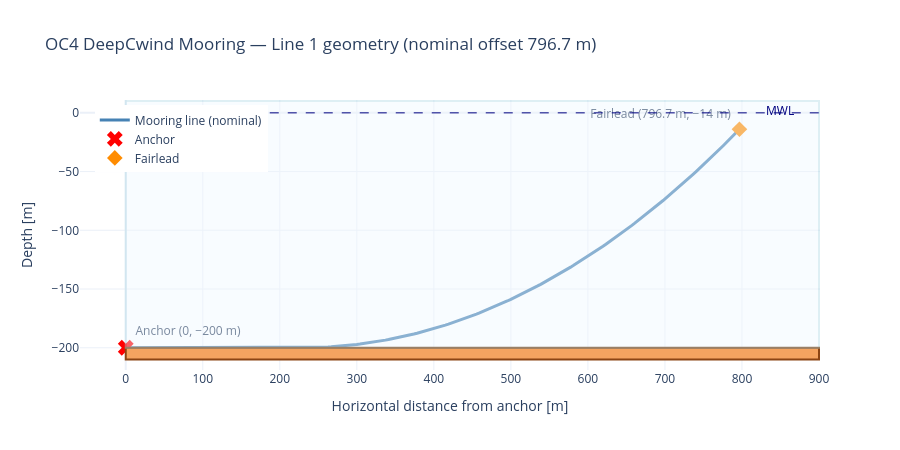

Notebook code cell kept with this figure:
### Markdown cell above
## The OC4 Setup

| Parameter                 | Value     |
| ------------------------- | --------- |
| Water depth               | 200 m     |
| Line length (unstretched) | 835.5 m   |
| Submerged weight          | 1 066 N/m |
| Nominal fairlead offset   | 796.7 m   |

The anchor sits at (0, −200) m; the fairlead at (796.7, −14) m in still water. A portion
of the line rests on the seabed. As touchdown moves, the changing suspended length alters the
line's restoring stiffness.

### Code cell
# §1 — OC4 geometry overview figure
fig_geo = go.Figure()

# Seabed
fig_geo.add_shape(type='rect', x0=0, x1=900, y0=-210, y1=-200,
                  fillcolor='sandybrown', line_color='saddlebrown')

# Water column background
fig_geo.add_shape(type='rect', x0=0, x1=900, y0=-200, y1=10,
                  fillcolor='aliceblue', line_color='lightblue', opacity=0.4)

# Nominal catenary line shape
nom_result = solve_catenary(NOMINAL_OFFSET, 186.0, oc4.unstretched_length, W)
x_line, z_line = catenary_shape(
    nom_result['horizontal_tension'], W,
    nom_result['seabed_length'],
    oc4.unstretched_length - nom_result['seabed_length'],
    anchor_z=-200.0
)
fig_geo.add_trace(go.Scatter(x=x_line, y=z_line, mode='lines',
                              line={'color': 'steelblue', 'width': 3},
                              name='Mooring line (nominal)'))

# Anchor point
fig_geo.add_trace(go.Scatter(x=[0], y=[-200], mode='markers+text',
                              marker={'symbol': 'x', 'size': 14, 'color': 'red'},
                              text=['Anchor (0, −200 m)'], textposition='top right',
                              name='Anchor'))

# Fairlead point
fig_geo.add_trace(go.Scatter(x=[NOMINAL_OFFSET], y=[-14], mode='markers+text',
                              marker={'symbol': 'diamond', 'size': 12, 'color': 'darkorange'},
                              text=[f'Fairlead ({NOMINAL_OFFSET} m, −14 m)'],
                              textposition='top left',
                              name='Fairlead'))

# MWL
fig_geo.add_shape(type='line', x0=0, x1=900, y0=0, y1=0,
                  line={'color': 'navy', 'dash': 'dash', 'width': 1})
fig_geo.add_annotation(x=850, y=2, text='MWL', showarrow=False, font={'color': 'navy'})

fig_geo.update_layout(
    title='OC4 DeepCwind Mooring — Line 1 geometry (nominal offset 796.7 m)',
    xaxis_title='Horizontal distance from anchor [m]',
    yaxis_title='Depth [m]',
    height=450, template='plotly_white',
    legend={'x': 0.02, 'y': 0.98}
)
fig_geo.show()

### Figure 1 — Plotly figure (JSON) as saved in the notebook; plotly's stock layout.template omitted (floating-point values rounded to 4 significant figures; data arrays with more than 128 entries replaced by an {"elided": "..."} marker saying what was removed)
{"data": [{"line": {"color": "steelblue", "width": 3}, "mode": "lines", "name": "Mooring line (nominal)", "type": "scatter", "x": {"elided": "200 float values"}, "y": {"elided": "200 float values"}}, {"marker": {"color": "red", "size": 14, "symbol": "x"}, "mode": "markers+text", "name": "Anchor", "text": ["Anchor (0, −200 m)"], "textposition": "top right", "type": "scatter", "x": [0], "y": [-200]}, {"marker": {"color": "darkorange", "size": 12, "symbol": "diamond"}, "mode": "markers+text", "name": "Fairlead", "text": ["Fairlead (796.7 m, −14 m)"], "textposition": "top left", "type": "scatter", "x": [796.7], "y": [-14]}], "layout": {"annotations": [{"font": {"color": "navy"}, "showarrow": false, "text": "MWL", "x": 850, "y": 2}], "height": 450, "legend": {"x": 0.02, "y": 0.98}, "shapes": [{"fillcolor": "sandybrown", "line": {"color": "saddlebrown"}, "type": "rect", "x0": 0, "x1": 900, "y0": -210, "y1": -200}, {"fillcolor": "aliceblue", "line": {"color": "lightblue"}, "opacity": 0.4, "type": "rect", "x0": 0, "x1": 900, "y0": -200, "y1": 10}, {"line": {"color": "navy", "dash": "dash", "width": 1}, "type": "line", "x0": 0, "x1": 900, "y0": 0, "y1": 0}], "title": {"text": "OC4 DeepCwind Mooring — Line 1 geometry (nominal offset 796.7 m)"}, "xaxis": {"title": {"text": "Horizontal distance from anchor [m]"}}, "yaxis": {"title": {"text": "Depth [m]"}}}}
